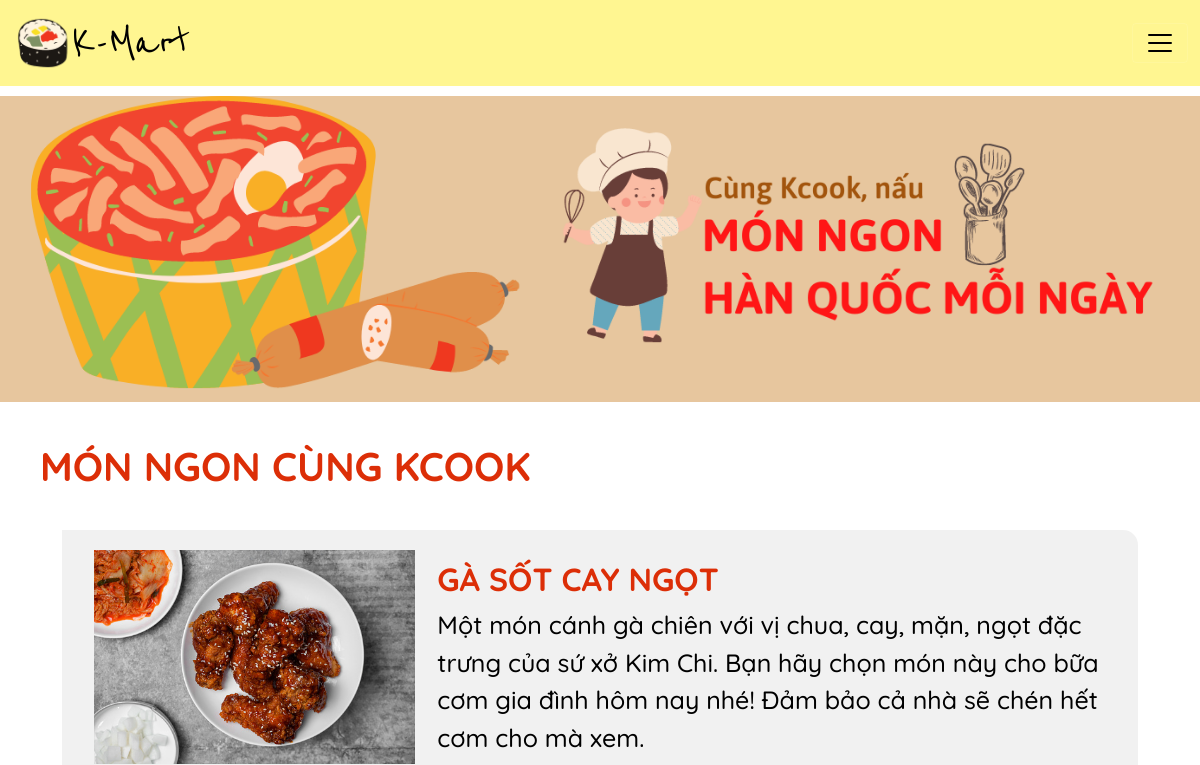
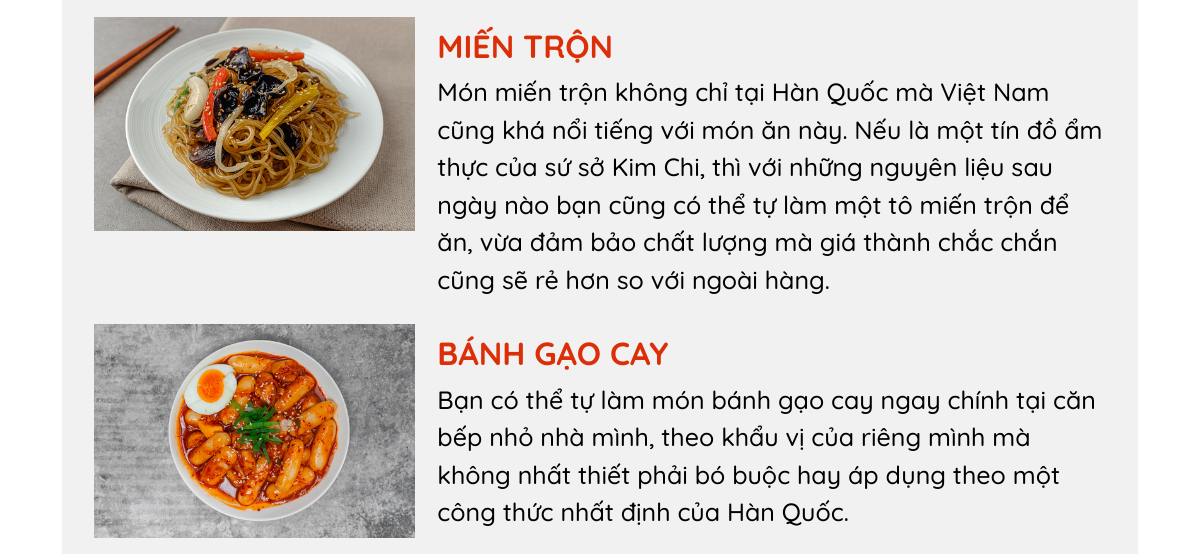
Before: /kcook/ (upper part) with the older database file (2 pictures, top to bottom).
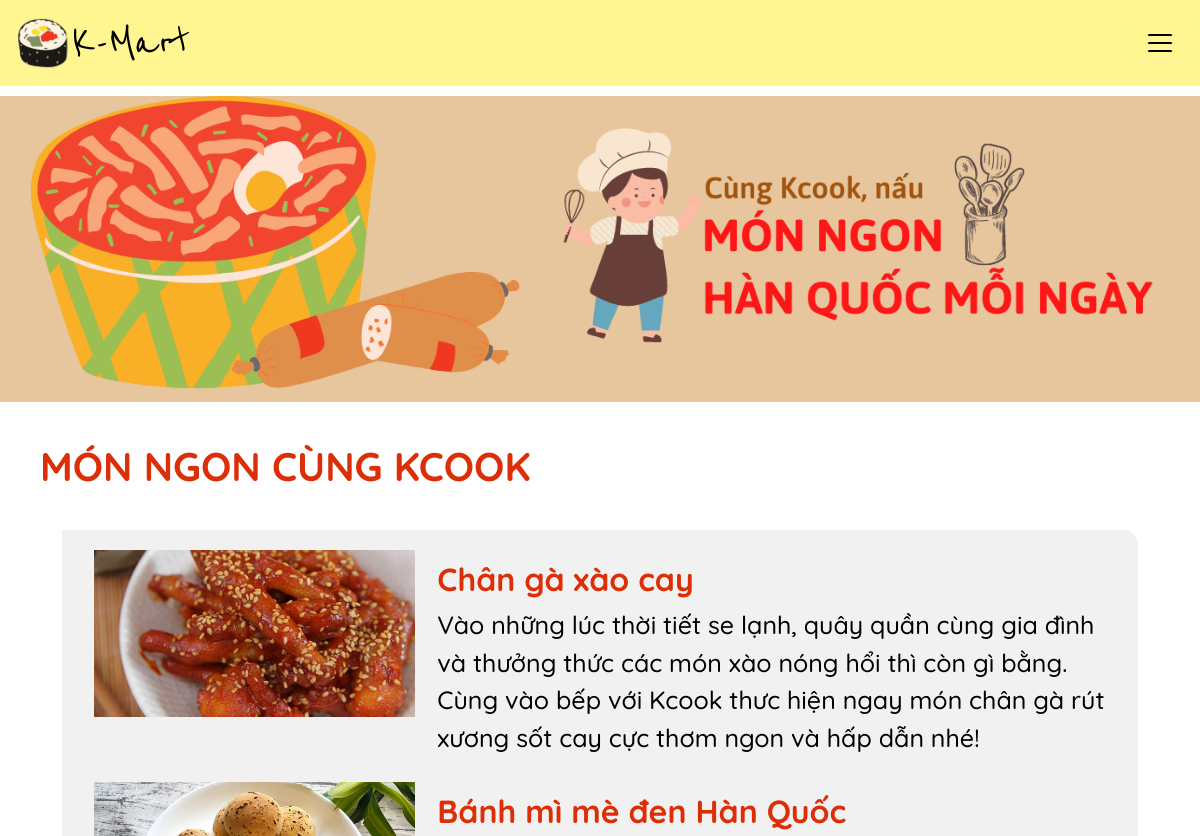
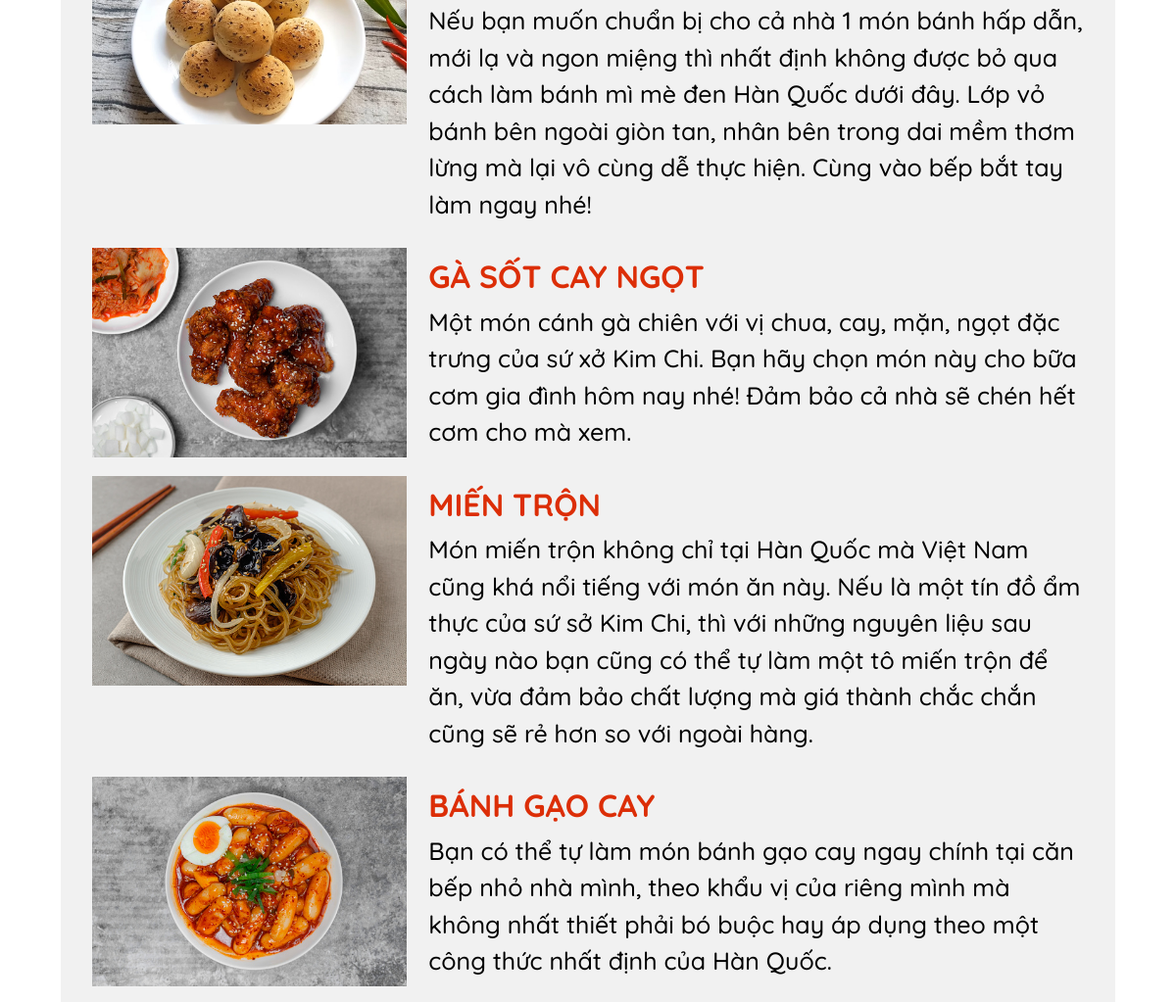
After: the same page with the newer database file (2 pictures, top to bottom).
### main/models.py (models this page shows, shortened)
class KcookPost(models.Model):
    title_post = models.TextField()
    image = models.ImageField(upload_to="kcookpost_imgs/")
    nguyenlieu = models.TextField()
    introduction = models.CharField(max_length=350, null=True)
    cachlam = models.TextField()

### main/views.py (the view)
# urls.py: path("kcook/",views.kcook,name="kcook"),
def kcook(response):
    cartdata=cartData(response)
    cartItems = cartdata['cartItems']
    data = KcookPost.objects.all().order_by('-id')
    return render(response, "main/kcook.html", {'data': data,'cartItems':cartItems})

### main/utils.py (called while the page is built, shortened)
def cookieCart(request):
    try:
        cart = json.loads(request.COOKIES['cart'])
    except:
        cart = {}
    print('Cart:', cart)
    items = []
    order = {'get_cart_total': 0, 'get_cart_items': 0}
    cartItems = order['get_cart_items']
    return{'cartItems':cartItems,'order':order,'items':items}

def cartData(request):
    if request.user.is_authenticated:
        customer = request.user.customer
        order, created = Order.objects.get_or_create(customer=customer, complete=False)
        items = order.orderitem_set.all()
        cartItems = order.get_cart_items
    else:
        cookieData = cookieCart(request)
        cartItems = cookieData['cartItems']
        items = cookieData['items']
        order = cookieData['order']
    return{'cartItems':cartItems,'order':order,'items':items}

### main/templates/main/kcook.html (shortened to what this page needs)
{% extends 'main/base.html' %}
{% load static %}
{% block linkcss %}
<link rel="stylesheet" type="text/css" href="{% static 'css/kcook.css' %}" />
{% endblock %}
{% block images %}
<div class="slider">
    <div class="slides">
      <div class="slide first ">
        <img src="{%static 'images\kcook-banner.png' %}" alt="" class="img-fluid img-banner mx-auto d-block">
      </div>
    </div>
  </div>
{% endblock %}
{% block sanpham %}
<div class="kcook">
    <h1>
    MÓN NGON CÙNG KCOOK
    </h1>
    <div class="container kcook-post" >
        <div class="row">
            {% if data %}
                {% for cat in data %}
            <div class="col-lg-4 col-md-12 col-sm-12 ">
                <img
                    src="/media/{{cat.image}}"
                    class="img-fluid img-banner mx-auto d-block "
                    alt=""
                    />
            </div>
            <div class="col-lg-8 col-md-12 col-sm-12 kcook-post-text ">
                <a href="/kcook/kcook-post-list/{{cat.id}}"><h2>{{cat.title_post}}</h2></a>
                <p>{{cat.introduction}}</p>
            </div>
                {% endfor %}
            {% endif %}
        </div>
    </div>
</div>
{% endblock %}

Changed rows visible on the page:
added KcookPost: image (picture), title_post "Chân gà xào cay", introduction "Vào những lúc thời tiết se lạnh, quây quần cùng gia đình và thưởng thức các món xào nóng hổi thì còn gì bằng. Cùng vào bếp với Kcook thưc hiện ngay món chân gà rút xương sốt cay cực thơm ngon và hấp dẫn nhé!"
added KcookPost: image (picture), title_post "Bánh mì mè đen Hàn Quốc", introduction "Nếu bạn muốn chuẩn bị cho cả nhà 1 món bánh hấp dẫn, mới lạ và ngon miệng thì nhất định không được bỏ qua cách làm bánh mì mè đen Hàn Quốc dưới đây. Lớp vỏ bánh bên ngoài giòn tan, nhân bên trong dai mềm thơm lừng mà lại vô cùng dễ thực hiện. Cùng vào bếp bắt tay làm ngay nhé!"
